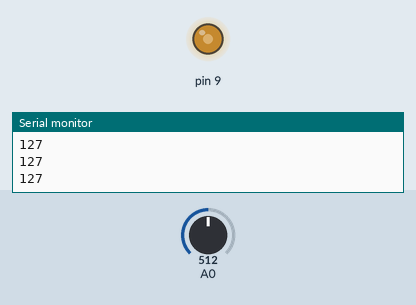
Simulated run of this sketch. Board: Arduino Uno, built with avr-gcc and run on an emulated ATmega328P. Parts: output pins drawn as LEDs (lit = HIGH), the last lines printed to the serial monitor. The test bench sets the inputs (shaded band); at power-on: A0 = 512.

Above: at 1.2 s.
1.3 s: A0 set to 716
At 2.1 s:
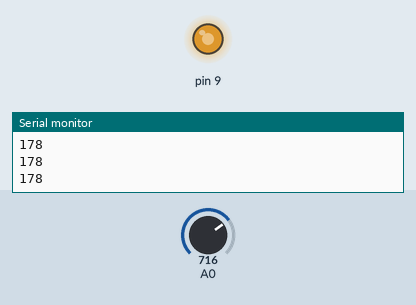
2.8 s: A0 set to 900
At 3.3 s:
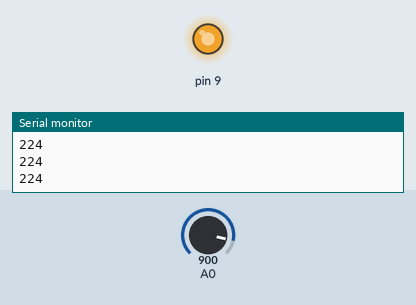
4.3 s: A0 set to 122
At 5.5 s:
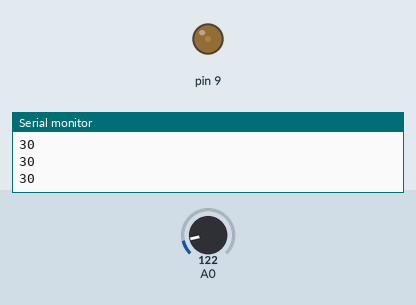
5.8 s: A0 set to 0
At 6.7 s:
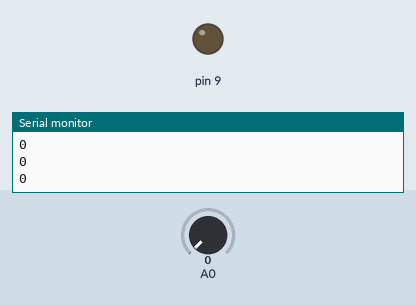
7.3 s: A0 set to 511
At 7.9 s:
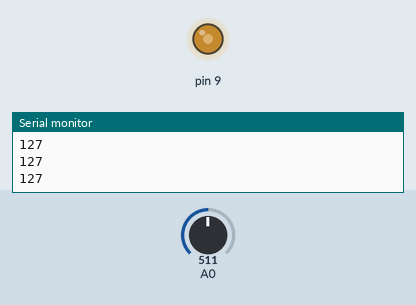
Timing chart, 0 to 9.8 s (numbered marks = the images above; inputs shaded):
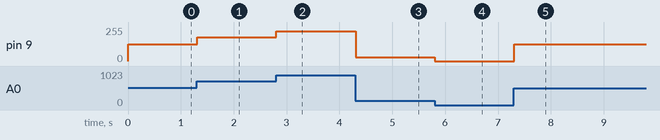

The sketch:

16_AnalogLED_Map.ino
```cpp
void setup() {
  // put your setup code here, to run once:
  Serial.begin(9600);
  pinMode(9, OUTPUT);

}

void loop() {
  // put your main code here, to run repeatedly:

  int sensorValue = map(analogRead(A0), 0, 1023, 0 , 255);

  Serial.println(sensorValue);
  analogWrite(9, sensorValue);
}
```

Measured:
- after the input at 1.3 s, pin 9: 127/255 → 178/255 at once
- after the input at 2.8 s, pin 9: 178/255 → 224/255 at once
- after the input at 4.3 s, pin 9: 224/255 → 30/255 at once
- after the input at 5.8 s, pin 9: 30/255 → 0/255 at once
- after the input at 7.3 s, pin 9: 0/255 → 127/255 at once
